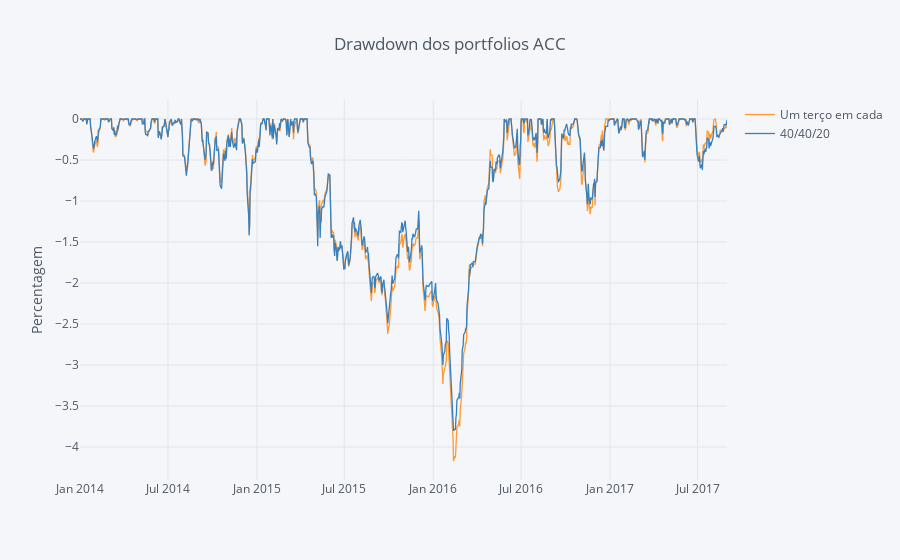

The cell this chart's notebook holds for it:
### Code cell
#### Computing Drawdowns ####
DD = round(compute_drawdowns(carteiras), 2)

DD.iplot(kind='scatter', title='Drawdown dos portfolios ACC', yTitle='Percentagem')

### Figure 1 — Plotly figure (JSON) as saved in the notebook; plotly's stock layout.template omitted (floating-point values rounded to 4 significant figures; data arrays with more than 128 entries replaced by an {"elided": "..."} marker saying what was removed)
{"data": [{"line": {"color": "rgba(255, 153, 51, 1.0)", "dash": "solid", "width": 1.3}, "mode": "lines", "name": "Um terço em cada", "text": "", "type": "scatter", "x": {"elided": "946 str values"}, "y": {"elided": "946 float values"}}, {"line": {"color": "rgba(55, 128, 191, 1.0)", "dash": "solid", "width": 1.3}, "mode": "lines", "name": "40/40/20", "text": "", "type": "scatter", "x": {"elided": "946 str values"}, "y": {"elided": "946 float values"}}], "layout": {"legend": {"bgcolor": "#F5F6F9", "font": {"color": "#4D5663"}}, "paper_bgcolor": "#F5F6F9", "plot_bgcolor": "#F5F6F9", "title": "Drawdown dos portfolios ACC", "titlefont": {"color": "#4D5663"}, "xaxis1": {"gridcolor": "#E1E5ED", "showgrid": true, "tickfont": {"color": "#4D5663"}, "title": "", "titlefont": {"color": "#4D5663"}, "zerolinecolor": "#E1E5ED"}, "yaxis1": {"gridcolor": "#E1E5ED", "showgrid": true, "tickfont": {"color": "#4D5663"}, "title": "Percentagem", "titlefont": {"color": "#4D5663"}, "zerolinecolor": "#E1E5ED"}}}
